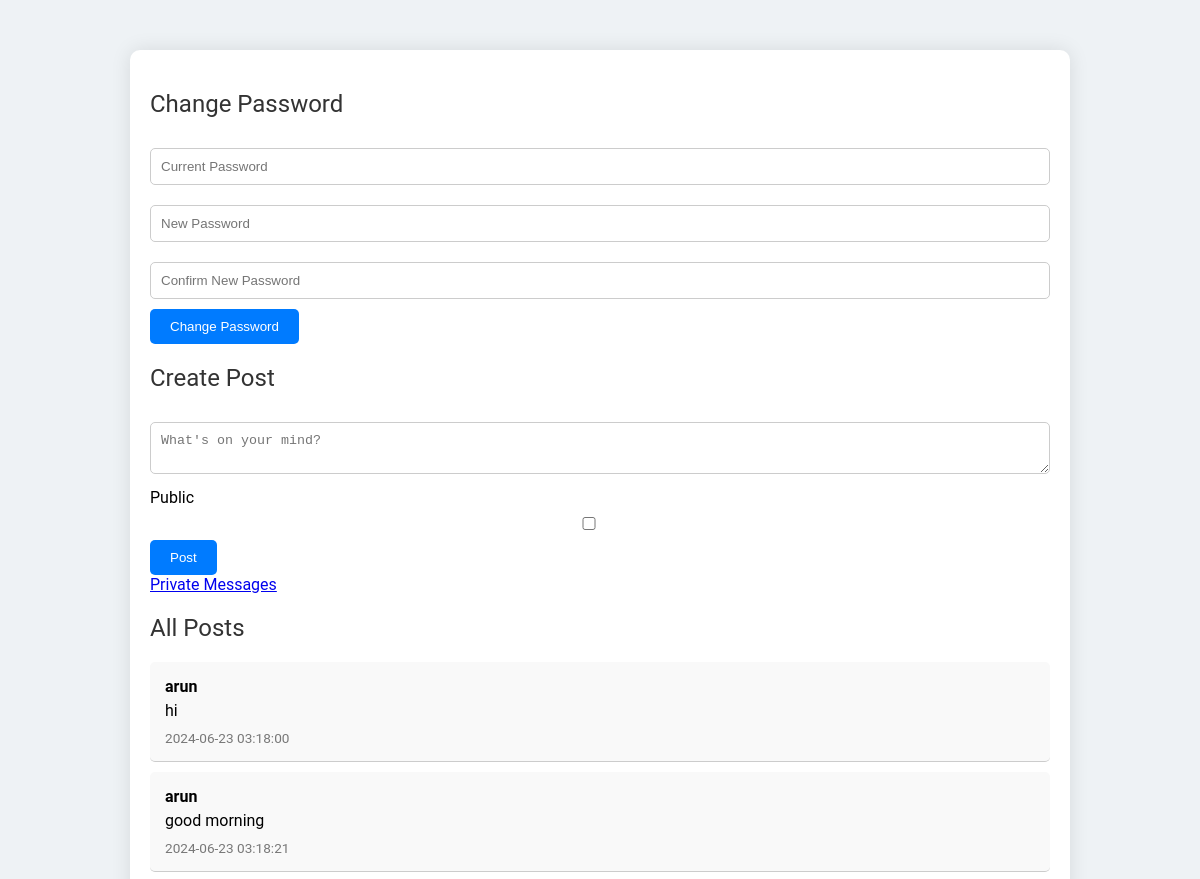
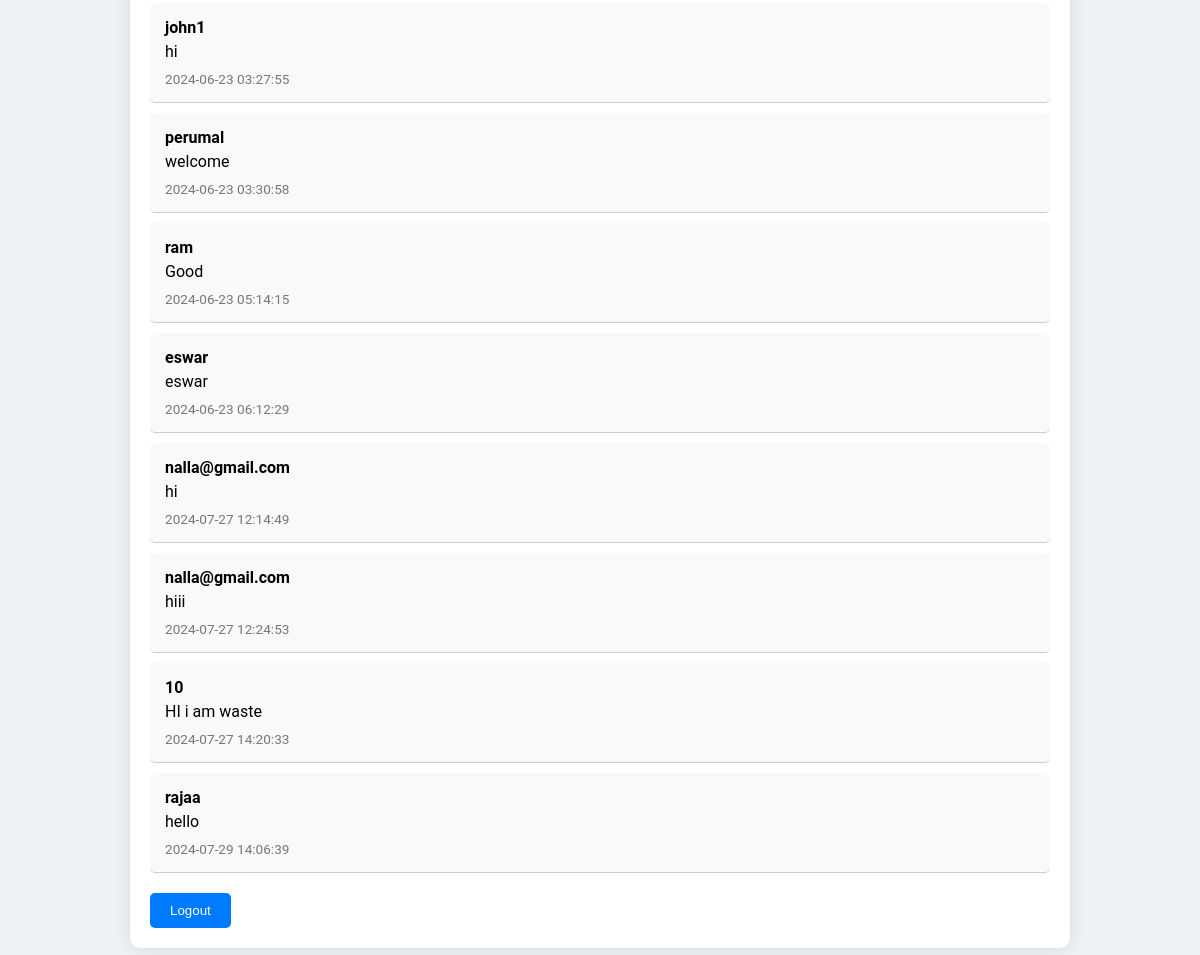
The page / (signed in) on the database its author committed (2 pictures, top to bottom).
### tables this page shows
CREATE TABLE `posts` (
  `id` int(11) NOT NULL,
  `user_id` int(11) DEFAULT NULL,
  `content` text DEFAULT NULL,
  `is_public` tinyint(1) DEFAULT 1,
  `created_at` timestamp NOT NULL DEFAULT current_timestamp()
);

CREATE TABLE `users` (
  `id` int(11) NOT NULL,
  `username` varchar(50) NOT NULL,
  `password` varchar(255) NOT NULL,
  `password_hash` varchar(255) NOT NULL
);

### posts.php (called while the page is built, shortened)
<?php
include 'config.php';
$sql = "SELECT p.*, u.username FROM posts p JOIN users u ON p.user_id=u.id WHERE p.is_public=1";
$result = $conn->query($sql);
$posts = [];
while ($row = $result->fetch_assoc()) {
    $posts[] = $row;
}
?>

### index.php (the view, shortened to what this page needs)
<!DOCTYPE html>
<html>
<head>
    <link rel="stylesheet" type="text/css" href="styles.css">
</head>
<body>
    <div class="container">
        <?php if (!isset($_SESSION['user_id'])): ?>
        <div class="auth">
            <h2>Login</h2>
            <form action="auth.php" method="post">
                <input type="text" name="username" placeholder="Username" required>
                <input type="password" name="password" placeholder="Password" required>
                <button type="submit" name="login">Login</button>
            </form>
            <h2>Sign Up</h2>
            <form action="auth.php" method="post">
                <input type="text" name="username" placeholder="Username" required>
                <input type="password" name="password" placeholder="Password" required>
                <button type="submit" name="signup">Sign Up</button>
            </form>
        </div>
        <?php else: ?>
        <div class="auth">
            <h2>Change Password</h2>
            <form action="changepassword.php" method="post">
                <input type="password" name="current_password" placeholder="Current Password" required>
                <input type="password" name="new_password" placeholder="New Password" required>
                <input type="password" name="confirm_password" placeholder="Confirm New Password" required>
                <button type="submit" name="change_password">Change Password</button>
            </form>
        </div>
        <div class="posts">
            <h2>Create Post</h2>
            <form action="posts.php" method="post">
                <textarea name="content" placeholder="What's on your mind?" required></textarea>
                <label for="is_public">Public</label>
                <input type="checkbox" name="is_public" id="is_public">
                <button type="submit" name="create_post">Post</button>
            </form>
<div>
<?php if (isset($_SESSION['user_id'])): ?>
    <a href="private.php">Private Messages</a>
<?php endif; ?>
</div>
            <h2>All Posts</h2>
            <?php include 'posts.php'; ?>
            <?php foreach ($posts as $post): ?>
                <div class="post">
                    <div class="username"><?php echo $post['username']; ?></div>
                    <div class="content"><?php echo $post['content']; ?></div>
                    <div class="timestamp"><?php echo $post['created_at']; ?></div>
                </div>
            <?php endforeach; ?>
        </div>
        <?php endif; ?>
        <?php if (isset($_SESSION['user_id'])): ?>
        <form action="logout.php" method="post">
            <button type="submit" name="logout">Logout</button>
        </form>
        <?php endif; ?>
    </div>
</body>
</html>

### styles.css (style rules this page uses)
body { font-family: 'Roboto', sans-serif; background-color: #eef2f5; margin: 0; padding: 0; }
.container { max-width: 900px; margin: 50px auto; padding: 20px; background-color: white; border-radius: 10px; box-shadow: 0 0 20px rgba(0, 0, 0, 0.1); }
.auth, .posts { margin-bottom: 20px; }
h2 { color: #333; font-weight: 400; }
input, textarea { width: calc(100% - 22px); padding: 10px; margin: 10px 0; border: 1px solid #ccc; border-radius: 5px; }
button { padding: 10px 20px; background-color: #007bff; color: white; border: none; border-radius: 5px; cursor: pointer; transition: background-color 0.3s; }
label { margin-right: 10px; }
.post { padding: 15px; border-bottom: 1px solid #ccc; background-color: #f9f9f9; border-radius: 5px; margin-bottom: 10px; }
.username { font-weight: bold; margin-bottom: 5px; }
.timestamp { font-size: 0.85em; color: #777; margin-top: 10px; }

### rows shown on the page
posts: user.username "arun", content "hi", created_at "2024-06-23 03:18:00"
posts: user.username "arun", content "good morning", created_at "2024-06-23 03:18:21"
posts: user.username "john1", content "hi", created_at "2024-06-23 03:27:55"
posts: user.username "perumal", content "welcome", created_at "2024-06-23 03:30:58"
posts: user.username "ram", content "Good", created_at "2024-06-23 05:14:15"
posts: user.username "eswar", content "eswar", created_at "2024-06-23 06:12:29"
posts: user.username "nalla@gmail.com", content "hi", created_at "2024-07-27 12:14:49"
posts: user.username "nalla@gmail.com", content "hiii", created_at "2024-07-27 12:24:53"
posts: user.username "10", content "HI i am waste", created_at "2024-07-27 14:20:33"
posts: user.username "rajaa", content "hello", created_at "2024-07-29 14:06:39"
